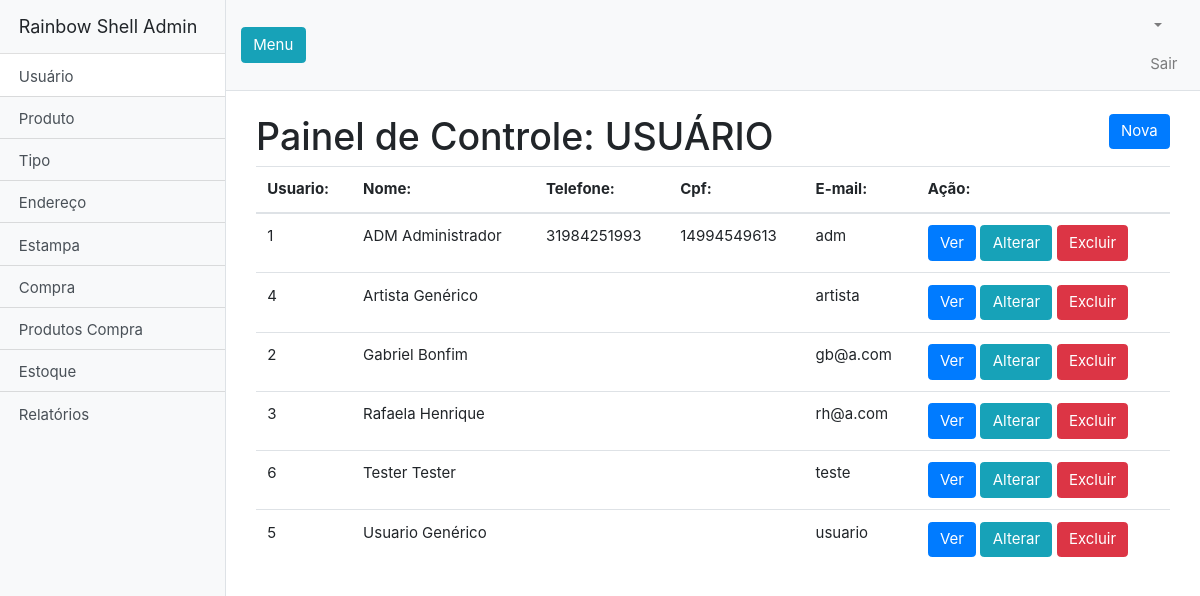
The app's page /admin/index.php with its own data.
### tables this page shows
CREATE TABLE `tbl_usuario` (
  `id_usuario` int(11) NOT NULL,
  `nome` varchar(50) NOT NULL,
  `sobrenome` varchar(50) NOT NULL,
  `cpf` varchar(15) DEFAULT NULL,
  `telefone` varchar(15) DEFAULT NULL,
  `imagem` varchar(80) DEFAULT 'img/avatar/default.png',
  `email` varchar(80) NOT NULL,
  `senha` varchar(100) NOT NULL,
  `tipo` int(11) NOT NULL DEFAULT '1'
);

### admin/controller/UsuarioController.php (called while the page is built, shortened)
<?php
require_once 'model/Usuario.php';
class UsuarioController
{
    public function all(){
        $obj = new Usuario();
        $usuarios = $obj->all();
        include "view/Usuario_all.php";
    }
}

### admin/index.php (called while the page is built, shortened)
<?php
$acao = isset($_GET['acao']) ? $_GET['acao'] : 'all';
$app = new $controller();
$app->$acao();

### admin/model/Usuario.php (called while the page is built, shortened)
<?php
class Usuario
{
    private $con;
    public function __construct($id_usuario=NULL, $nome=NULL, $sobrenome=NULL, $cpf=NULL, $telefone=NULL, $imagem=NULL, $email=NULL, $senha=NULL, $tipo=NULL)
    {
        $this->con = new PDO(SERVIDOR, USUARIO, SENHA);
    }
    public function all(){
        $sql= $this->con->prepare("SELECT * FROM tbl_usuario ORDER BY nome");
        $sql->execute();
        return $sql->fetchAll(PDO::FETCH_CLASS);
    }
}

### admin/view/Usuario_all.php (the view, shortened to what this page needs)
<?php include("inc/header.php")?>
      <div class="container-fluid">
		<div class="container">
    <a class="btn btn-primary" href="?classe=Usuario&acao=create" style="float: right">Nova</a>
		<h1 class="mt-4">Painel de Controle: USUÁRIO</h1>
  <table class="table">
    <thead>
    <tr>
        <th>Usuario: </th>
        <th>Nome: </th>
        <th>Telefone: </th>
        <th>Cpf: </th>
        <th>E-mail: </th>
        <th>Ação: </th>
    </tr>
    </thead>
    <tbody>
    <?php foreach ($usuarios as $usuario){ ?>
        <tr title="<?=$usuario->id_usuario?>">
            <td><?=$usuario->id_usuario?></td>
            <td><?=$usuario->nome?> <?=$usuario->sobrenome?></td>
            <td><?=$usuario->telefone?></td>
            <td><?=$usuario->cpf?></td>
            <td><?=$usuario->email?></td>
            <td>
            <a class="btn btn-primary" href="?classe=Usuario&acao=read&id_usuario=<?=$usuario->id_usuario?>">Ver</a>
            <a class="btn btn-info" href="?classe=Usuario&acao=update&id_usuario=<?=$usuario->id_usuario?>">Alterar</a>
            <a class="btn btn-danger" href="?classe=Usuario&acao=delete&id_usuario=<?=$usuario->id_usuario?>">Excluir</a>
</td>
</tr>
<?php } ?>
</tbody>
</table>
</body>
</html>

### admin/scripts/css/ui.css (style rules this page uses)
html { font-size: 15px; }

### admin/css/simple-sidebar.css (style rules this page uses)
body { overflow-x: hidden; }

### records on screen
tbl_usuario: id_usuario "1", nome "ADM", sobrenome "Administrador", telefone "31984251993", cpf "14994549613", email "adm"
tbl_usuario: id_usuario "4", nome "Artista", sobrenome "Genérico", email "artista"
tbl_usuario: id_usuario "2", nome "Gabriel", sobrenome "Bonfim", email "gb@a.com"
tbl_usuario: id_usuario "3", nome "Rafaela", sobrenome "Henrique", email "rh@a.com"
tbl_usuario: id_usuario "6", nome "Tester", sobrenome "Tester", email "teste"
tbl_usuario: id_usuario "5", nome "Usuario", sobrenome "Genérico", email "usuario"
